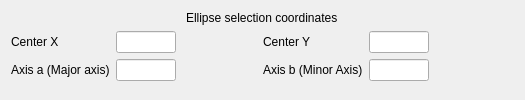
<?xml version="1.0" encoding="UTF-8"?>
<ui version="4.0">
 <class>ellipseCoordinates</class>
 <widget class="QDialog" name="ellipseCoordinates">
  <property name="geometry">
   <rect>
    <x>0</x>
    <y>0</y>
    <width>525</width>
    <height>100</height>
   </rect>
  </property>
  <property name="minimumSize">
   <size>
    <width>525</width>
    <height>100</height>
   </size>
  </property>
  <property name="windowTitle">
   <string>ellipseCoordinates</string>
  </property>
  <layout class="QGridLayout" name="gridLayout_2">
   <item row="2" column="1">
    <layout class="QGridLayout" name="gridLayout">
     <item row="1" column="0" colspan="3" alignment="Qt::AlignHCenter">
      <widget class="QLabel" name="label">
       <property name="sizePolicy">
        <sizepolicy hsizetype="Preferred" vsizetype="Fixed">
         <horstretch>0</horstretch>
         <verstretch>0</verstretch>
        </sizepolicy>
       </property>
       <property name="text">
        <string>Ellipse selection coordinates</string>
       </property>
      </widget>
     </item>
     <item row="7" column="0">
      <layout class="QFormLayout" name="formLayout">
       <item row="0" column="0">
        <widget class="QLabel" name="centerXLabel">
         <property name="text">
          <string>Center X</string>
         </property>
        </widget>
       </item>
       <item row="0" column="1">
        <widget class="QLineEdit" name="centerXLineEdit">
         <property name="enabled">
          <bool>true</bool>
         </property>
         <property name="maximumSize">
          <size>
           <width>60</width>
           <height>16777215</height>
          </size>
         </property>
         <property name="readOnly">
          <bool>true</bool>
         </property>
        </widget>
       </item>
       <item row="1" column="0">
        <widget class="QLabel" name="aAxisLabel">
         <property name="text">
          <string>Axis a (Major axis)</string>
         </property>
        </widget>
       </item>
       <item row="1" column="1">
        <widget class="QLineEdit" name="aAxisLineEdit">
         <property name="enabled">
          <bool>true</bool>
         </property>
         <property name="maximumSize">
          <size>
           <width>60</width>
           <height>16777215</height>
          </size>
         </property>
         <property name="readOnly">
          <bool>true</bool>
         </property>
        </widget>
       </item>
      </layout>
     </item>
     <item row="7" column="1">
      <layout class="QFormLayout" name="formLayout_2">
       <property name="sizeConstraint">
        <enum>QLayout::SetFixedSize</enum>
       </property>
       <item row="0" column="0">
        <widget class="QLabel" name="centerYLabel">
         <property name="text">
          <string>Center Y</string>
         </property>
        </widget>
       </item>
       <item row="0" column="1">
        <widget class="QLineEdit" name="centerYLineEdit">
         <property name="enabled">
          <bool>true</bool>
         </property>
         <property name="maximumSize">
          <size>
           <width>60</width>
           <height>16777215</height>
          </size>
         </property>
         <property name="readOnly">
          <bool>true</bool>
         </property>
        </widget>
       </item>
       <item row="1" column="0">
        <widget class="QLabel" name="bAxisLabel">
         <property name="text">
          <string>Axis b (Minor Axis)</string>
         </property>
        </widget>
       </item>
       <item row="1" column="1">
        <widget class="QLineEdit" name="bAxisLineEdit">
         <property name="enabled">
          <bool>true</bool>
         </property>
         <property name="maximumSize">
          <size>
           <width>60</width>
           <height>16777215</height>
          </size>
         </property>
         <property name="readOnly">
          <bool>true</bool>
         </property>
        </widget>
       </item>
      </layout>
     </item>
    </layout>
   </item>
  </layout>
 </widget>
 <resources/>
 <connections/>
</ui>
